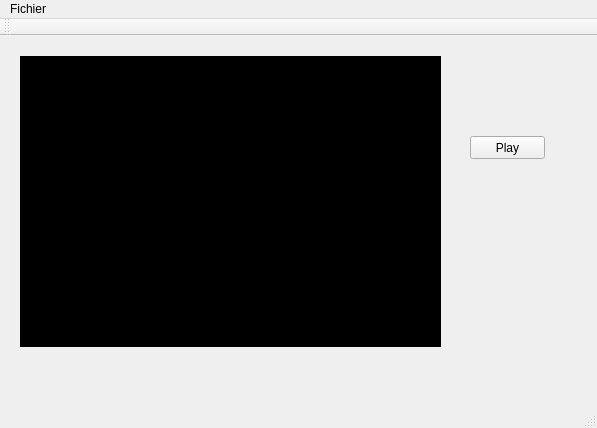
<?xml version="1.0" encoding="UTF-8"?>
<ui version="4.0">
 <class>MainWindow</class>
 <widget class="QMainWindow" name="MainWindow">
  <property name="geometry">
   <rect>
    <x>0</x>
    <y>0</y>
    <width>597</width>
    <height>428</height>
   </rect>
  </property>
  <property name="windowTitle">
   <string>MainWindow</string>
  </property>
  <widget class="QWidget" name="centralWidget">
   <widget class="QLabel" name="VideoLabel">
    <property name="geometry">
     <rect>
      <x>20</x>
      <y>20</y>
      <width>421</width>
      <height>291</height>
     </rect>
    </property>
    <property name="styleSheet">
     <string notr="true">background:#000</string>
    </property>
    <property name="text">
     <string/>
    </property>
   </widget>
   <widget class="QPushButton" name="playButton">
    <property name="geometry">
     <rect>
      <x>470</x>
      <y>100</y>
      <width>75</width>
      <height>23</height>
     </rect>
    </property>
    <property name="text">
     <string>Play</string>
    </property>
   </widget>
  </widget>
  <widget class="QMenuBar" name="menuBar">
   <property name="geometry">
    <rect>
     <x>0</x>
     <y>0</y>
     <width>597</width>
     <height>21</height>
    </rect>
   </property>
   <widget class="QMenu" name="menuFichier">
    <property name="title">
     <string>Fichier</string>
    </property>
    <addaction name="actionOuvrirVideo"/>
   </widget>
   <addaction name="menuFichier"/>
  </widget>
  <widget class="QToolBar" name="mainToolBar">
   <attribute name="toolBarArea">
    <enum>TopToolBarArea</enum>
   </attribute>
   <attribute name="toolBarBreak">
    <bool>false</bool>
   </attribute>
  </widget>
  <widget class="QStatusBar" name="statusBar"/>
  <action name="actionOuvrirVideo">
   <property name="text">
    <string>Ouvrir vidéo</string>
   </property>
  </action>
 </widget>
 <layoutdefault spacing="6" margin="11"/>
 <resources/>
 <connections/>
</ui>
